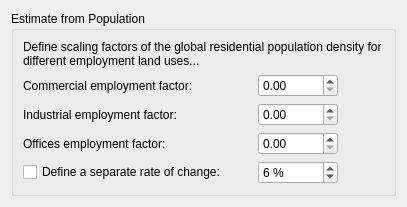
                     <widget class="QWidget" name="page_2">
                      <layout class="QVBoxLayout" name="verticalLayout_8">
                       <item>
                        <widget class="QGroupBox" name="employ_pop_box">
                         <property name="title">
                          <string>Estimate from Population</string>
                         </property>
                         <layout class="QGridLayout" name="gridLayout_5">
                          <item row="1" column="3">
                           <spacer name="horizontalSpacer_6">
                            <property name="orientation">
                             <enum>Qt::Horizontal</enum>
                            </property>
                            <property name="sizeHint" stdset="0">
                             <size>
                              <width>40</width>
                              <height>20</height>
                             </size>
                            </property>
                           </spacer>
                          </item>
                          <item row="0" column="0" colspan="4">
                           <widget class="QLabel" name="employ_pop_lbl">
                            <property name="text">
                             <string>Define scaling factors of the global residential population density for different employment land uses...</string>
                            </property>
                            <property name="wordWrap">
                             <bool>true</bool>
                            </property>
                           </widget>
                          </item>
                          <item row="3" column="2">
                           <widget class="QDoubleSpinBox" name="employ_pop_office">
                            <property name="minimumSize">
                             <size>
                              <width>80</width>
                              <height>0</height>
                             </size>
                            </property>
                           </widget>
                          </item>
                          <item row="2" column="2">
                           <widget class="QDoubleSpinBox" name="employ_pop_ind">
                            <property name="minimumSize">
                             <size>
                              <width>80</width>
                              <height>0</height>
                             </size>
                            </property>
                           </widget>
                          </item>
                          <item row="1" column="2">
                           <widget class="QDoubleSpinBox" name="employ_pop_com">
                            <property name="minimumSize">
                             <size>
                              <width>80</width>
                              <height>0</height>
                             </size>
                            </property>
                           </widget>
                          </item>
                          <item row="2" column="1">
                           <spacer name="horizontalSpacer_8">
                            <property name="orientation">
                             <enum>Qt::Horizontal</enum>
                            </property>
                            <property name="sizeType">
                             <enum>QSizePolicy::Fixed</enum>
                            </property>
                            <property name="sizeHint" stdset="0">
                             <size>
                              <width>20</width>
                              <height>20</height>
                             </size>
                            </property>
                           </spacer>
                          </item>
                          <item row="3" column="3">
                           <spacer name="horizontalSpacer_11">
                            <property name="orientation">
                             <enum>Qt::Horizontal</enum>
                            </property>
                            <property name="sizeHint" stdset="0">
                             <size>
                              <width>40</width>
                              <height>20</height>
                             </size>
                            </property>
                           </spacer>
                          </item>
                          <item row="2" column="0">
                           <widget class="QLabel" name="employ_pop_ind_lbl">
                            <property name="text">
                             <string>Industrial employment factor:</string>
                            </property>
                           </widget>
                          </item>
                          <item row="3" column="0">
                           <widget class="QLabel" name="employ_pop_office_lbl">
                            <property name="text">
                             <string>Offices employment factor:</string>
                            </property>
                           </widget>
                          </item>
                          <item row="1" column="0">
                           <widget class="QLabel" name="employ_pop_com_lbl">
                            <property name="text">
                             <string>Commercial employment factor:</string>
                            </property>
                           </widget>
                          </item>
                          <item row="2" column="3">
                           <spacer name="horizontalSpacer_10">
                            <property name="orientation">
                             <enum>Qt::Horizontal</enum>
                            </property>
                            <property name="sizeHint" stdset="0">
                             <size>
                              <width>40</width>
                              <height>20</height>
                             </size>
                            </property>
                           </spacer>
                          </item>
                          <item row="1" column="1">
                           <spacer name="horizontalSpacer_7">
                            <property name="orientation">
                             <enum>Qt::Horizontal</enum>
                            </property>
                            <property name="sizeType">
                             <enum>QSizePolicy::Fixed</enum>
                            </property>
                            <property name="sizeHint" stdset="0">
                             <size>
                              <width>20</width>
                              <height>20</height>
                             </size>
                            </property>
                           </spacer>
                          </item>
                          <item row="3" column="1">
                           <spacer name="horizontalSpacer_9">
                            <property name="orientation">
                             <enum>Qt::Horizontal</enum>
                            </property>
                            <property name="sizeType">
                             <enum>QSizePolicy::Fixed</enum>
                            </property>
                            <property name="sizeHint" stdset="0">
                             <size>
                              <width>20</width>
                              <height>20</height>
                             </size>
                            </property>
                           </spacer>
                          </item>
                          <item row="4" column="0">
                           <widget class="QCheckBox" name="employ_pop_roc">
                            <property name="text">
                             <string>Define a separate rate of change:</string>
                            </property>
                           </widget>
                          </item>
                          <item row="4" column="2">
                           <widget class="QDoubleSpinBox" name="employ_pop_roc_spin">
                            <property name="prefix">
                             <string/>
                            </property>
                            <property name="suffix">
                             <string> %</string>
                            </property>
                            <property name="decimals">
                             <number>0</number>
                            </property>
                            <property name="minimum">
                             <double>0.000000000000000</double>
                            </property>
                            <property name="maximum">
                             <double>500.000000000000000</double>
                            </property>
                            <property name="singleStep">
                             <double>0.100000000000000</double>
                            </property>
                            <property name="value">
                             <double>6.000000000000000</double>
                            </property>
                           </widget>
                          </item>
                          <item row="4" column="3">
                           <spacer name="horizontalSpacer_18">
                            <property name="orientation">
                             <enum>Qt::Horizontal</enum>
                            </property>
                            <property name="sizeHint" stdset="0">
                             <size>
                              <width>40</width>
                              <height>20</height>
                             </size>
                            </property>
                           </spacer>
                          </item>
                          <item row="4" column="1">
                           <spacer name="horizontalSpacer_19">
                            <property name="orientation">
                             <enum>Qt::Horizontal</enum>
                            </property>
                            <property name="sizeType">
                             <enum>QSizePolicy::Fixed</enum>
                            </property>
                            <property name="sizeHint" stdset="0">
                             <size>
                              <width>20</width>
                              <height>20</height>
                             </size>
                            </property>
                           </spacer>
                          </item>
                         </layout>
                        </widget>
                       </item>
                      </layout>
                     </widget>
